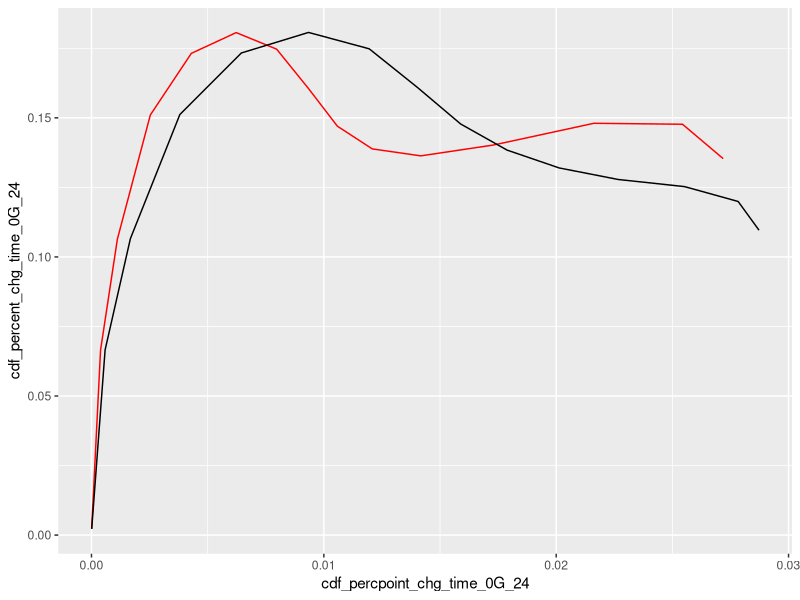
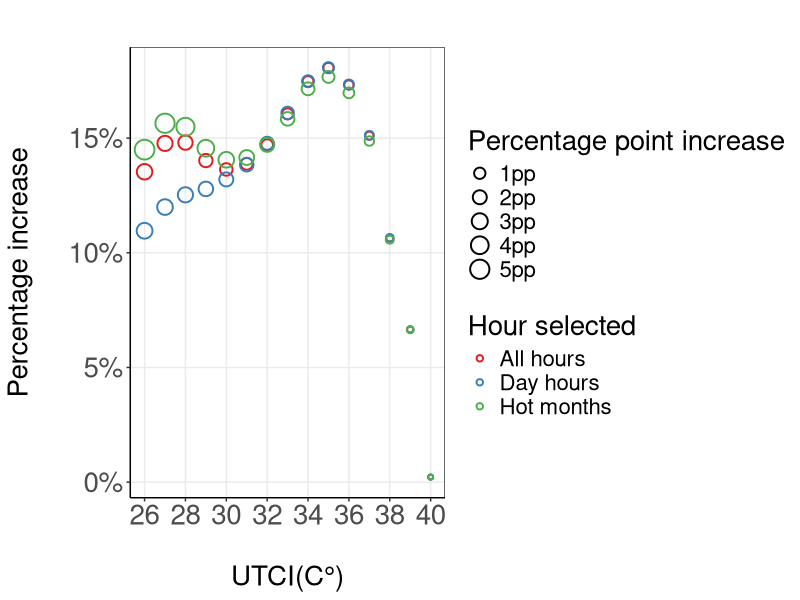
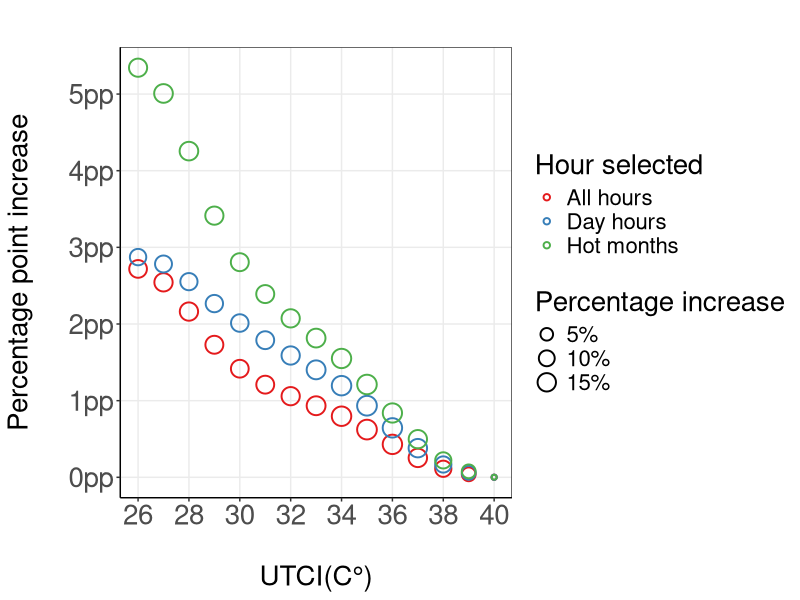

The R script that drew these images, in order:
library(readr)
library(dplyr)
library(tidyr)
library(ggplot2)
setwd(
  "C:/Users/Kaifs/OneDrive/Documents/dropbox_penn/Dropbox/GitHub/PrjCEC/res/res_mean_child/"
)
tab_a_24vsday_data <- read.csv("tab_a_24vsday_data.csv")
tab_b_season_data <- read.csv("tab_b_season_data.csv")




#test graph
tab_a_24vsday_data %>%
  filter(utci_thres >= 26) %>%
  ggplot() +
  geom_line(aes(x = cdf_percpoint_chg_time_0G_24, y = cdf_percent_chg_time_0G_24),
            col = "red") +
  geom_line(aes(x = cdf_percpoint_chg_time_1G_6t22, y = cdf_percent_chg_time_1G_6t22))


#reshape data into long format
reshape <- cbind(
  tab_a_24vsday_data %>%
    select(
      utci_thres,
      cdf_percpoint_chg_time_0G_24,
      cdf_percpoint_chg_time_1G_6t22
    ) %>%
    mutate(`All hours` = cdf_percpoint_chg_time_0G_24,
           `Day hours` = cdf_percpoint_chg_time_1G_6t22) %>%
    select(
      -cdf_percpoint_chg_time_0G_24,
      -cdf_percpoint_chg_time_1G_6t22
    ) %>%
    pivot_longer(2:3, names_to = "hour_select", values_to = "cdf_percpoint_chg_time"),
  
  tab_a_24vsday_data %>%
    select(
      utci_thres,
      cdf_percent_chg_time_0G_24,
      cdf_percent_chg_time_1G_6t22
    ) %>%
    mutate(`All hours` = cdf_percent_chg_time_0G_24,
           `Day hours` = cdf_percent_chg_time_1G_6t22) %>%
    select(-cdf_percent_chg_time_0G_24, -cdf_percent_chg_time_1G_6t22) %>%
    pivot_longer(2:3, names_to = "hour_select", values_to = "cdf_percent_chg_time") %>%
    select(-hour_select, -utci_thres)
)


tab_b_season_data$hour_select <-"Hot months"
tab_b_season_data_small <- tab_b_season_data[,c(1,10,4,5)]
colnames(tab_b_season_data_small)<-colnames(reshape)
reshape <- rbind(reshape,tab_b_season_data_small)

# scatter plot show change in level and rate by UTCI threshold

fig1_a<-
  reshape %>%
  filter(utci_thres >= 26) %>%
  ggplot() +
  geom_point(
    aes(
      x = utci_thres,
      y = cdf_percent_chg_time,
      size = cdf_percpoint_chg_time,
      color = hour_select
    ),
    shape = 21,
    alpha = 10 / 10,
    stroke = 1
  ) +
  theme_bw() +
  theme(
    #panel.border = element_blank(),
    #panel.grid.major = element_blank(),
    panel.grid.minor = element_blank(),
    axis.line = element_line(colour = "black"),
    text = element_text(size = 20),
    axis.text.y = element_text(size = 20),
    axis.text.x = element_text(size = 20)
  ) +
  theme(legend.position = "right") +
  labs(x = "\nUTCI(C°)",
       y = "Percentage increase\n",
       col = "Hour selected",
       size = "Percentage point increase") +
  scale_x_continuous(breaks = seq(26, 40, 2)) +
  scale_y_continuous(labels = scales::percent) +
  scale_color_manual(values = c("#E41A1C", "#377EB8", "#4DAF4A")) +
  scale_size(labels = scales::label_percent(scale = 100, suffix = "pp")) +
  ggtitle("")

fig1_a


fig1_b <-
  reshape %>%
  filter(utci_thres >= 26) %>%
  ggplot() +
  geom_point(
    aes(
      x = utci_thres,
      y = cdf_percpoint_chg_time,
      size = cdf_percent_chg_time,
      color = hour_select
    ),
    shape = 21,
    alpha = 10 / 10,
    stroke = 1
  ) +
  theme_bw() +
  theme(
    #panel.border = element_blank(),
    #panel.grid.major = element_blank(),
    panel.grid.minor = element_blank(),
    axis.line = element_line(colour = "black"),
    text = element_text(size = 20),
    axis.text.y = element_text(size = 20),
    axis.text.x = element_text(size = 20)
  ) +
  theme(legend.position = "right") +
  labs(x = "\nUTCI(C°)",
       y = "Percentage point increase\n",
       col = "Hour selected",
       size = "Percentage increase") +
  scale_x_continuous(breaks = seq(26, 40, 2)) +
  scale_y_continuous(labels = scales::label_percent(scale = 100, suffix = "pp"),
                     breaks = seq(0, 0.05, 0.01)) +
  scale_color_manual(values = c("#E41A1C", "#377EB8", "#4DAF4A")) +
  scale_size(labels = scales::percent) +
  ggtitle("")

fig1_b





